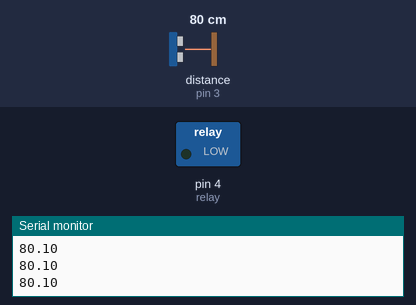
Bench run of a sketch on a simulated Arduino Uno, built with avr-gcc and run on an emulated ATmega328P. On the bench: switched loads named in the sketch (green lamp = pin HIGH), the last lines printed to the serial monitor. Wiring (inferred from the names in the program): ultrasonic range finder: trigger pin 2; echo pin 3. The inputs (shaded band) are chosen by the test bench; at power-on: distance to the obstacle (sensor on pin 3) 80 cm. The echo pulse lasts 58.3 µs per cm; pins used as bus, display or sensor lines are not drawn.

Above: at 1.2 s.
1.3 s: distance to the obstacle (sensor on pin 3) set to 2 cm
At 2.5 s:
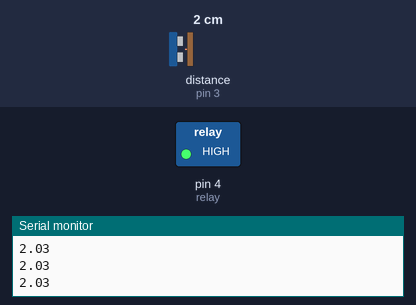
2.8 s: distance to the obstacle (sensor on pin 3) set to 6 cm
At 3.6 s:
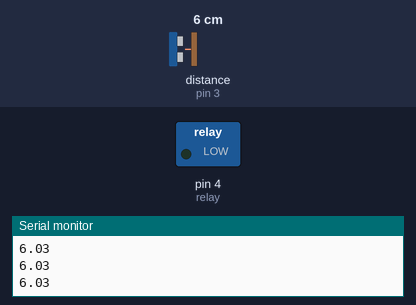
4.3 s: distance to the obstacle (sensor on pin 3) set to 4 cm
At 4.6 s:
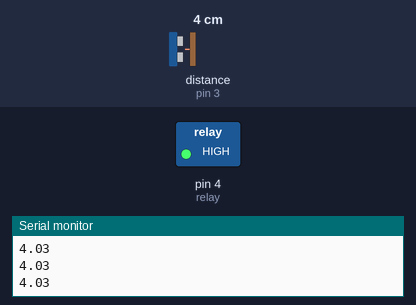
Timing chart, 0 to 7.3 s (numbered marks = the images above; inputs shaded):
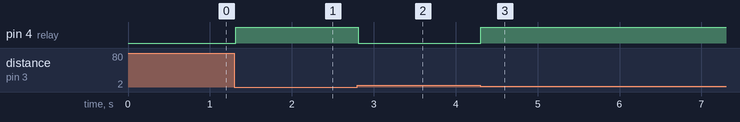

Measured:
- the behaviour switches between 4 and 5 cm on distance to the obstacle (sensor on pin 3) (found by bisection; images 1 and 2)
- after the input at 1.3 s, pin 4 (relay): LOW → HIGH at once
- after the input at 2.8 s, pin 4 (relay): HIGH → LOW at once
- after the input at 4.3 s, pin 4 (relay): LOW → HIGH at once

The sketch:

Auto_Tap.ino
```cpp
#define trig 2
#define echo 3
#define relay 4

//int time;
//float distance;

void setup() {
  // put your setup code here, to run once:
  pinMode(trig,OUTPUT);
  pinMode(relay,OUTPUT);
  pinMode(echo,INPUT);
  Serial.begin(9600);

}


void loop() {
  // put your main code here, to run repeatedly:
 // measure_distance();
 digitalWrite(trig,LOW);
  delayMicroseconds(1);
  digitalWrite(trig,HIGH);
  delayMicroseconds(10);
  digitalWrite(trig,LOW);


  int time = pulseIn(echo,HIGH);
  time = time/2;
  float distance = time/29.0;

 Serial.println(distance);

  if(distance<=5){
//    delay(2000);
    digitalWrite(relay,HIGH);

  }
  else{
    digitalWrite(relay,LOW);
  }

}
```
